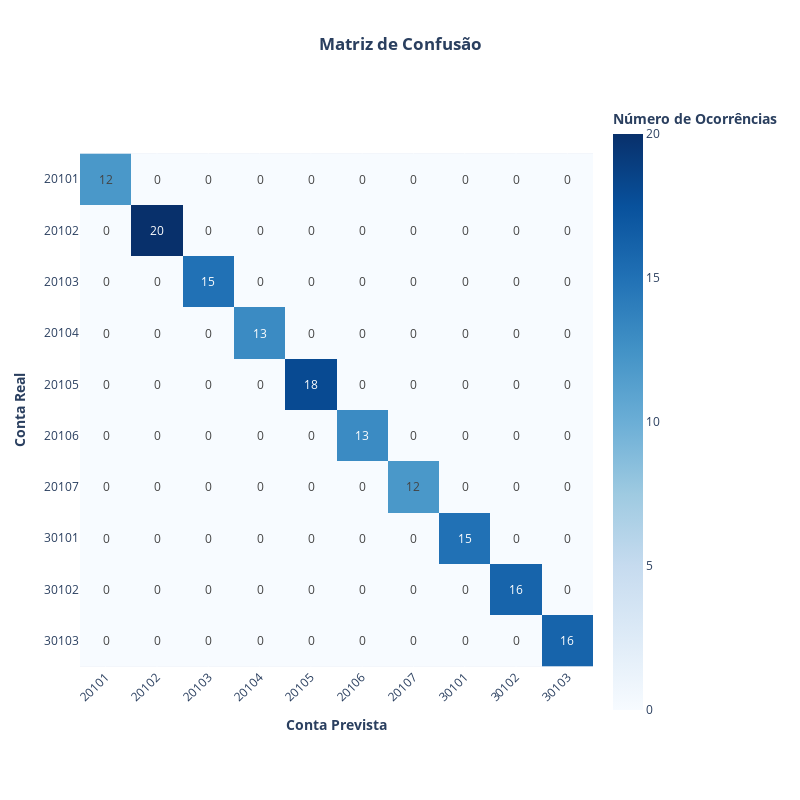

Here is the notebook cell this chart was saved with:
### Markdown cell above
# Relatório de classificação
O relatório nos mostrará o resultado da classificação dividido em 4 colunas:

- **Precision**: de toda a classificação, qual a porcentagem de acertos? (Mede a qualidade da previsão)
- **Recall**: de todos os exemplos que realmente eram de *X*, quantos o modelo conseguiu encontrar? (Mede a quantidade de acertos)
- **F1-Score**: uma média entre *Precision* e *Recall*. Ótima métrica para verificar o balanceamento do *dataset*
- **Accuracy**: Acurácia é a porcentagem de acertos em relação ao total de previsões
(Acurácia = Número de acertos / Número total de amostras)

## Matriz de confusão
Para ter uma visão mais detalhada de onde tivemos acertos e erros, usaremos a Matriz de Confusão

- Linhas representam a conta real
- Colunas representam a conta prevista pelo modelo
- Os números na diagonal principal são os acertos
- Qualquer número fora da diagonal representa um erro de classificação

### Code cell
# Avaliando o modelo, criando matriz de confusão e relatório de classificação
# Usando o pipeline para fazer previsões
y_pred = text_clf_pipeline.predict(X_test)
# Imprimindo o relatório de classificação com melhor visualização
rp_dict = classification_report(y_test, y_pred, output_dict=True)
accuracy = rp_dict.pop('accuracy')
df_rp = pd.DataFrame(rp_dict).T
df_rp['support'] = df_rp['support'].astype(int)
df_rp.rename(
    columns={
        'precision': 'Precisão',
        'recall': 'Recall',
        'f1-score': 'F1-Score',
        'support': 'Nº de amostras (Suporte)'
    }, inplace=True
)

display(Markdown("## **Relatório de Classificação do Modelo**"))
display(Markdown(f"**Acurácia do Modelo:** {accuracy:.2%}"))
# Usando mapa de calor e Styler para melhor visualização
styled_df_rp = df_rp.style.format({
    'Precisão': '{:.2%}',
    'Recall': '{:.2%}',
    'F1-Score': '{:.2%}',
    'Nº de amostras (Suporte)': '{:,}'
}).background_gradient(cmap='Blues', subset=['F1-Score']).set_caption("Relatório de Classificação por Conta Contábil")
display(styled_df_rp)
# Gerar e visualizar matriz de confusão
conf_matrix = confusion_matrix(y_test, y_pred)
labels = sorted(y_test.unique().astype(str))  # Garantir que os rótulos estejam em ordem e como strings
# Criando matriz de confusão com Plotly
fig = px.imshow(
    conf_matrix,
    x=labels,
    y=labels,
    text_auto=True,
    title="<b>Matriz de Confusão</b>",
    labels=dict(x="<b>Conta Prevista</b>", y="<b>Conta Real</b>", color="<b>Número de Ocorrências</b>"),
    color_continuous_scale=px.colors.sequential.Blues
)
# Ajuste de layout para melhor visualização
fig.update_layout(
    width=800,
    height=800,
    xaxis_tickangle=-45,
    title_x=0.5  # Centraliza o título
)
fig.show()

### Figure 1 — Plotly figure (JSON) as saved in the notebook; plotly's stock layout.template omitted (floating-point values rounded to 4 significant figures)
{"data": [{"coloraxis": "coloraxis", "hovertemplate": "<b>Conta Prevista</b>: %{x}<br><b>Conta Real</b>: %{y}<br><b>Número de Ocorrências</b>: %{z}<extra></extra>", "name": "0", "texttemplate": "%{z}", "type": "heatmap", "x": ["20101", "20102", "20103", "20104", "20105", "20106", "20107", "30101", "30102", "30103"], "xaxis": "x", "y": ["20101", "20102", "20103", "20104", "20105", "20106", "20107", "30101", "30102", "30103"], "yaxis": "y", "z": [[12, 0, 0, 0, 0, 0, 0, 0, 0, 0], [0, 20, 0, 0, 0, 0, 0, 0, 0, 0], [0, 0, 15, 0, 0, 0, 0, 0, 0, 0], [0, 0, 0, 13, 0, 0, 0, 0, 0, 0], [0, 0, 0, 0, 18, 0, 0, 0, 0, 0], [0, 0, 0, 0, 0, 13, 0, 0, 0, 0], [0, 0, 0, 0, 0, 0, 12, 0, 0, 0], [0, 0, 0, 0, 0, 0, 0, 15, 0, 0], [0, 0, 0, 0, 0, 0, 0, 0, 16, 0], [0, 0, 0, 0, 0, 0, 0, 0, 0, 16]]}], "layout": {"coloraxis": {"colorbar": {"title": {"text": "<b>Número de Ocorrências</b>"}}, "colorscale": [[0, "rgb(247,251,255)"], [0.125, "rgb(222,235,247)"], [0.25, "rgb(198,219,239)"], [0.375, "rgb(158,202,225)"], [0.5, "rgb(107,174,214)"], [0.625, "rgb(66,146,198)"], [0.75, "rgb(33,113,181)"], [0.875, "rgb(8,81,156)"], [1, "rgb(8,48,107)"]]}, "height": 800, "title": {"text": "<b>Matriz de Confusão</b>", "x": 0.5}, "width": 800, "xaxis": {"anchor": "y", "constrain": "domain", "domain": [0, 1], "scaleanchor": "y", "tickangle": -45, "title": {"text": "<b>Conta Prevista</b>"}}, "yaxis": {"anchor": "x", "autorange": "reversed", "constrain": "domain", "domain": [0, 1], "title": {"text": "<b>Conta Real</b>"}}}}
